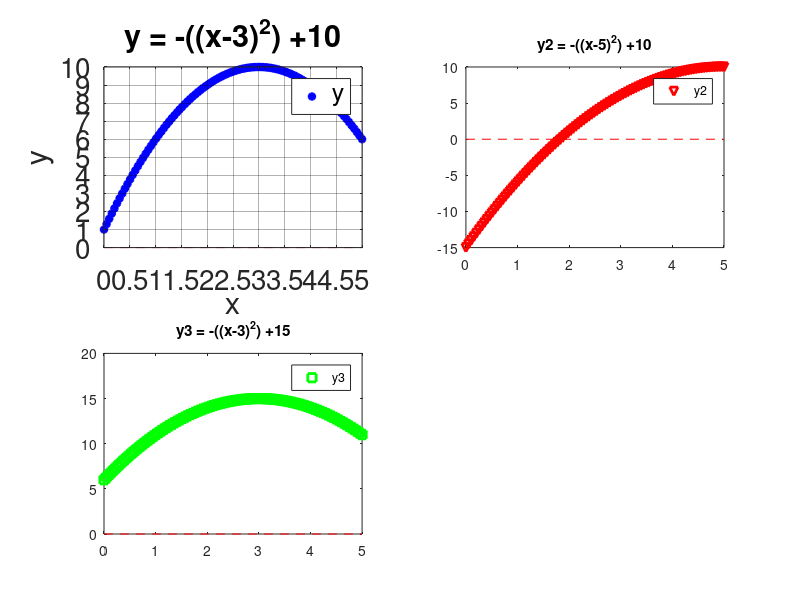

Reproduce this figure in MATLAB.
clc, clearvars, %close all %close all other plot windows

x = linspace(0,5);

y = (-((x-3).^2)) +10;    %blue stars
y2 = (-((x-5).^2)) +10;   %red triangles
y3 = (-((x-3).^2)) +15;   %green squares

f = @(x) (-((x-3).^2)) +10; %how to write the above as anonymous function
                            %aka functions behave like in calc
figure(1)     %each figure() is a new window where you can plot
subplot(2,2,1)
plot(x,y, 'linewidth', 2, "b*");  % can add a -- before b* for a dashed line
% the * just plots the points rather than a line
hold on
plot([0 5], [0 0], '--r')
xlabel('x')
ylabel('y')

set(gca, 'fontsize', 20)
xticks(0:0.5:5)
yticks(-18:1:18)
%xlim([0, 2]) %limits how much of x is drawn
%ylim([0 100])
title(' y = -((x-3)^2) +10 ')
legend('y')
grid on
set(gca, 'GridColor', [0,0,0])
set(gca, 'GridAlpha', 0.3)
set(gca, 'Layer', 'top')


%hold on %draws everything on the same graph

%figure(2)
subplot(2,2,2)
plot(x,y2, 'linewidth', 2, "rv");
hold on
plot([0 5], [0 0], '--r')
title('y2 = -((x-5)^2) +10')
legend('y2')


%figure(3)
subplot(2,2,3)
plot(x,y3, 'linewidth', 2, "gs");
hold on
plot([0 5], [0 0], '--r')
title('y3 = -((x-3)^2) +15')
legend('y3')


[Maxv, I] = max(y)
x_max = x(I)
"\n"
[Minx, I] = min(y)
x_min = x(I)
"\n f(xmax) is"
f(x_max)

%ax = gca;
%ax.FontSize = 18;
%bigger
%xlabel('X-axis', 'FontSize', 18);
%ylabel('Y-axis', 'FontSize', 18);

%x-ticks
%y-ticks

